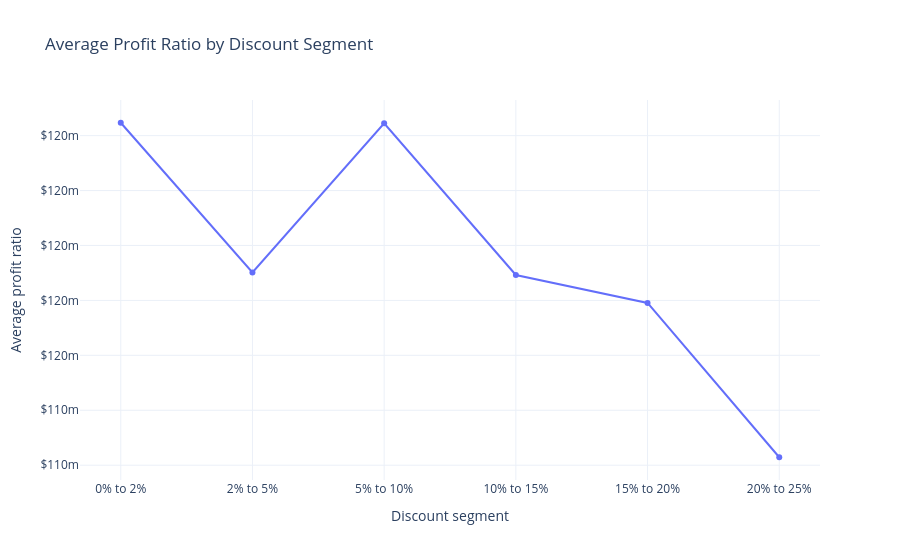

The cell this chart's notebook holds for it:
### Code cell
plot_creator(
    df_analysis=discount_results_df,
    title='Impact of Discounts on Sales and Profit',
)

fig = px.line(
    discount_results_df,
    x='Discount_Segment', y='Average_Profit_Ratio', markers=True,
    title='Average Profit Ratio by Discount Segment',
    labels={'Discount_Segment': 'Discount segment', 'Average_Profit_Ratio': 'Average profit ratio'},
)

fig.update_layout(template='plotly_white', hovermode='x unified')
fig.update_yaxes(tickprefix='$', tickformat=',.2s')
fig.show()

### Figure 1 — Plotly figure (JSON) as saved in the notebook; plotly's stock layout.template omitted (floating-point values rounded to 4 significant figures)
{"data": [{"hovertemplate": "Discount segment=%{x}<br>Average profit ratio=%{y}<extra></extra>", "legendgroup": "", "line": {"color": "#636efa", "dash": "solid"}, "marker": {"symbol": "circle"}, "mode": "lines+markers", "name": "", "orientation": "v", "showlegend": false, "type": "scatter", "x": ["0% to 2%", "2% to 5%", "5% to 10%", "10% to 15%", "15% to 20%", "20% to 25%"], "xaxis": "x", "y": [0.1245, 0.119, 0.1245, 0.1189, 0.1179, 0.1123], "yaxis": "y"}], "layout": {"hovermode": "x unified", "legend": {"tracegroupgap": 0}, "title": {"text": "Average Profit Ratio by Discount Segment"}, "xaxis": {"anchor": "y", "domain": [0, 1], "title": {"text": "Discount segment"}}, "yaxis": {"anchor": "x", "domain": [0, 1], "tickformat": ",.2s", "tickprefix": "$", "title": {"text": "Average profit ratio"}}}}
